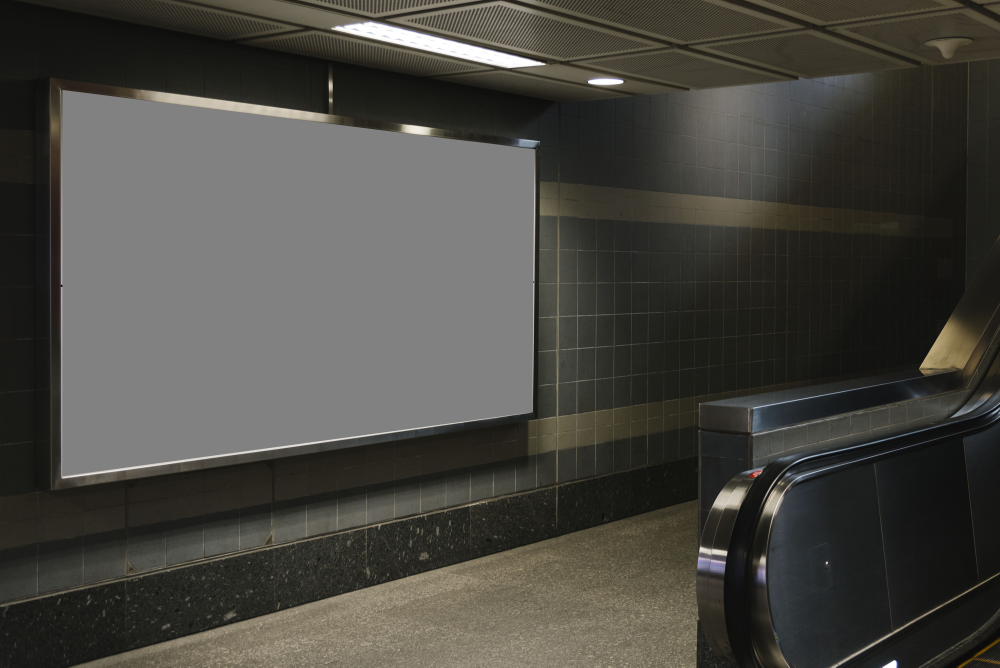
#> input picture Exercise_1/billboard.jpg, 5000 x 3337 px, found by its file name (shown at 1/5 size)
$ python contours.py
#> lines starting #> are read from the running program, lines starting #| are printed output that depends on the picture; after the words box and inside, x2 and y2 are one past the last pixel; in counts of white or black regions, pixels touching at a corner belong together
import cv2 as cv
import numpy as np

# Remember that there are differents between contourns and edges

img = cv.imread('Exercise_1/billboard.jpg')
#> img is the input picture: shape (3337, 5000, 3); mean B, G, R 65.4, 71.1, 72.5
img = cv.resize(img, dsize=(500,500), fx=0.5, fy=0.5)
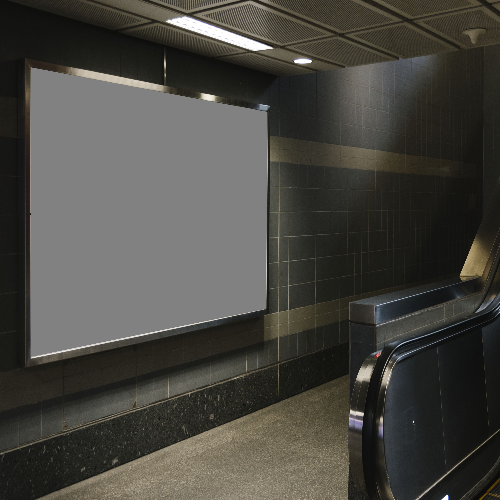
#> img: shape (500, 500, 3); mean B, G, R 65.3, 71, 72.4
cv.imshow('Cars', img)

blank = np.zeros(img.shape, dtype='uint8')
#cv.imshow('Blank', blank)

gray = cv.cvtColor(img, cv.COLOR_BGR2GRAY)
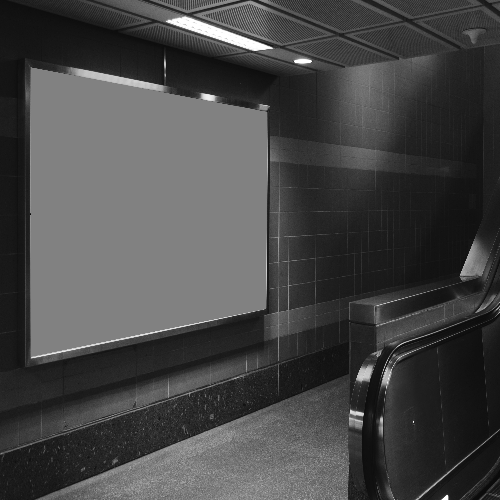
#> gray: shape (500, 500); min 5, max 255, mean 70.8
#cv.imshow('Gray', gray)

blur = cv.GaussianBlur(gray, (5,5), cv.BORDER_DEFAULT)
#cv.imshow('Blur', blur)

canny = cv.Canny(blur, 125, 175)
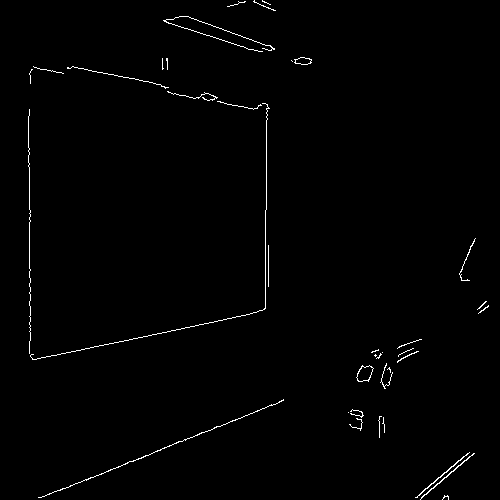
#> canny: shape (500, 500); 0.92% white in thin lines or dots
canny = cv.resize(canny, dsize=(500,500), fx=0.5, fy=0.5)
cv.imshow('Canny', canny)

ret, thresh = cv.threshold(gray, 100, 255, cv.THRESH_BINARY)
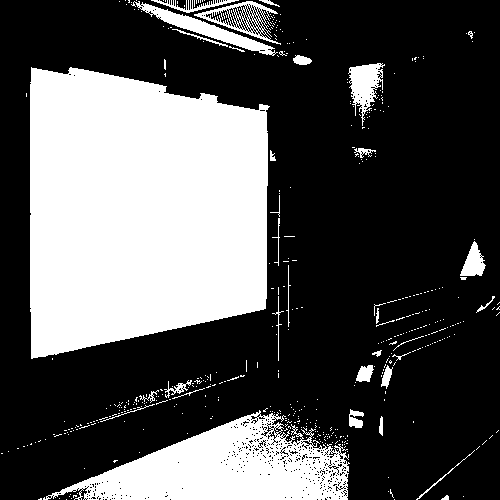
#> thresh: shape (500, 500); 32.4% white; 472 white regions (436 under 20 px)
cv.imshow('Thresh', thresh)
''' Treshold tries to binarize the image:
        if the pixel is below 125 it becomes 0 (or black),
        if the pixel is above 125 it becomes 255 (or white)
'''

contours, hierarchies = cv.findContours(thresh, cv.RETR_LIST, cv.CHAIN_APPROX_SIMPLE)
#> contours = 1188 contours, 1155 with area under 20; largest, box (x1, y1, x2, y2) and area: (30, 67, 270, 359) 58408, (43, 410, 350, 500) 14967, (194, 1, 281, 45) 1469, (131, 1, 278, 56) 1412, (348, 63, 385, 126) 1036
''' Contours is a python list with all the contours of the img
    Contour retrieval mode:
        RETR_LIST: All the contourns in the list
        RETR_TREE: All the hierarchical contourns
        RETR_EXTERNAL: Only the external contourns
    Contourn approximation method:
        CHAIN_APPROX_NONE: Returns all the contourns
        CHAIN_APPROX_SIMPLE: Compresses all the contourns to a single one that make sense
'''
print(f'{len(contours)} contour(s) found!')
#| 1188 contour(s) found!

cv.drawContours(blank, contours, -1, (0,0,255), 1)
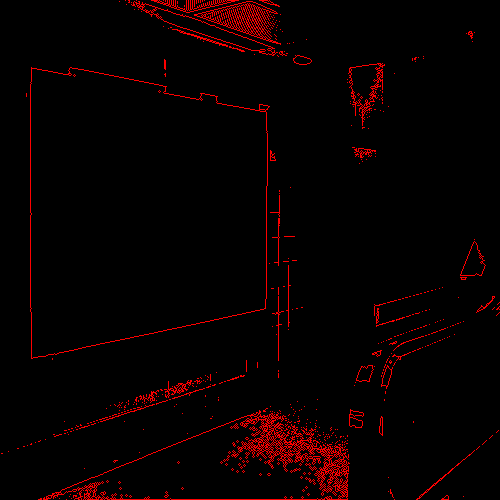
#> blank: shape (500, 500, 3); mean of channels 0, 1, 2 0, 0, 8.5; drawn as B, G, R
blank = cv.resize(blank, dsize=(500,500), fx=0.5, fy=0.5)
cv.imshow('Contourns Drawn', blank)

cv.waitKey(0)
